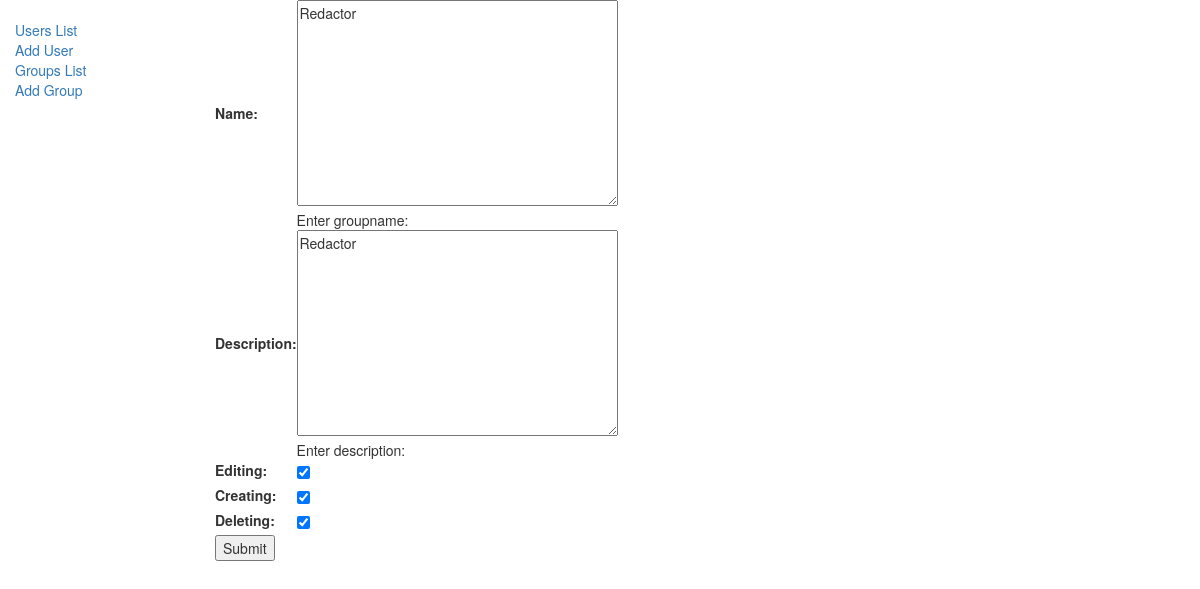
Screenshot of /home/groups/5/edit with the database file from the repository.
### task/models.py (models this page shows, shortened)
class Group(models.Model):
    name = models.TextField('Name', help_text='Enter groupname:')
    description = models.TextField('Description', help_text='Enter description: ', null=True, blank=True)
    editing = models.BooleanField(default=False)
    creating = models.BooleanField(default=False)
    deleting = models.BooleanField(default=False)

### task/views.py (the view)
# urls.py: path('groups/<int:pk>/edit', views.GroupEdit.as_view(), name='group_edit'),
class GroupEdit(generic.UpdateView):
    model = Group
    template_name = 'manipulate/group_form.html'
    fields = '__all__'
    success_url = reverse_lazy('group_list')

### templates/manipulate/group_form.html (shortened to what this page needs)
{% extends "base_generic.html" %}
{% block content %}
<form action="" method="post">
    <table>
    {{ form.as_table }}
    </table>
    <input type="submit" value="Submit" />
</form>
{% endblock %}

### rows the page displays
Group: name "Redactor", description "Redactor", editing "☑", creating "☑", deleting "☑"
